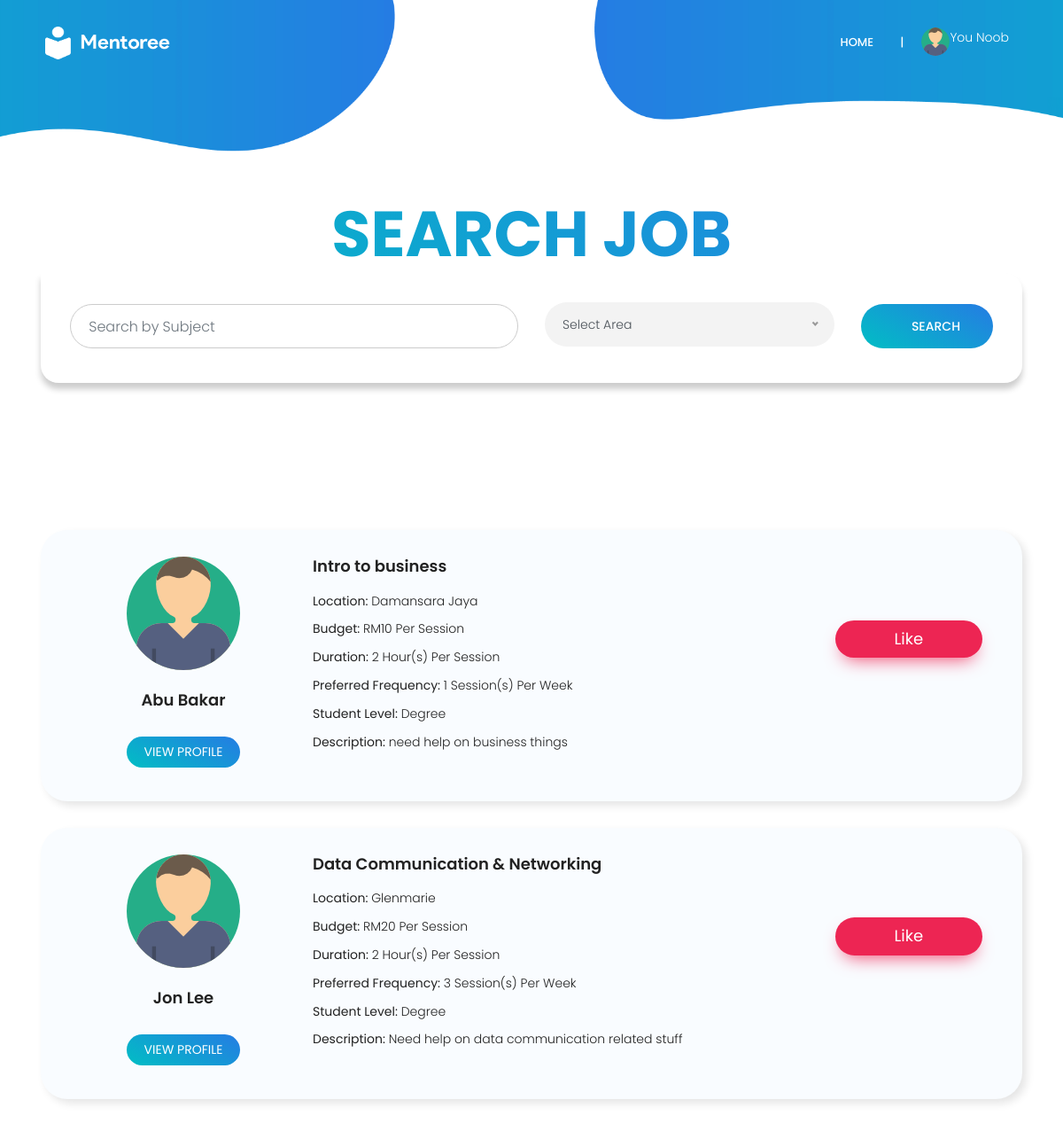
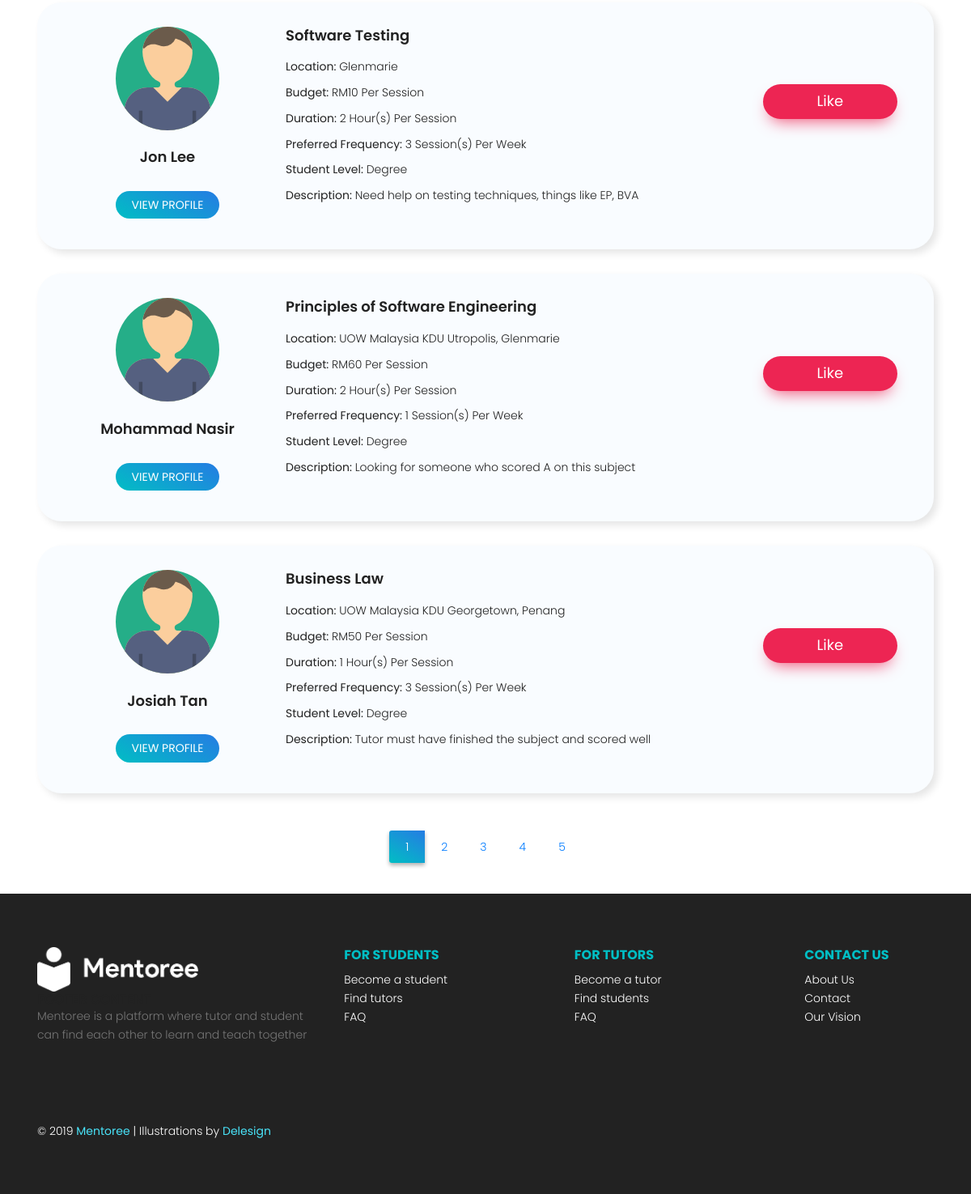
/search-student.php, run on the app's committed database (2 pictures, top to bottom).
### tables this page shows
CREATE TABLE IF NOT EXISTS `joblistings` (
  `jobID` int(11) NOT NULL AUTO_INCREMENT,
  `subject` varchar(250) NOT NULL,
  `level_of_teaching` varchar(100) NOT NULL,
  `budget` varchar(100) NOT NULL,
  `frequency` varchar(100) NOT NULL,
  `duration` varchar(100) NOT NULL,
  `job_description` varchar(250) NOT NULL,
  `studentID` int(11) NOT NULL,
  PRIMARY KEY (`jobID`),
  KEY `studentID` (`studentID`)
);

CREATE TABLE IF NOT EXISTS `users` (
  `id` int(11) NOT NULL AUTO_INCREMENT,
  `username` varchar(250) NOT NULL,
  `email` varchar(250) NOT NULL,
  `password` varchar(250) NOT NULL,
  `phone` varchar(250) NOT NULL,
  `description` varchar(250) DEFAULT NULL,
  `location` varchar(250) NOT NULL,
  `course` varchar(250) NOT NULL,
  `usertype` enum('Student','Tutor') NOT NULL,
  PRIMARY KEY (`id`),
  UNIQUE KEY `email` (`email`)
);

### php/student-listings.php (the view, shortened to what this page needs)
<?php
    $clearURL = parse_url(getenv("CLEARDB_DATABASE_URL"));
    $host = $clearURL["host"];
    $user = $clearURL["user"];
    $pass = $clearURL["pass"];
    $db = substr($clearURL["path"],1);
    $conn = mysqli_connect($host, $user, $pass, $db);
    $rows_per_page = 5;
    if(isset($_GET['page'])){
        $page = $_GET['page'];
        if($page == null || $page == "1"){
            $page1 = 0;
        }
        else {
            $page1 = ($page*5)-5;
        }
    }
    else {
        $page1 = 0;
    }
    $query = "SELECT * FROM joblistings,users WHERE joblistings.studentID = users.id";
    $query_row = "SELECT * FROM joblistings,users WHERE joblistings.studentID = users.id";
    $query .= " ORDER BY jobID DESC LIMIT ".$page1. ", " .$rows_per_page."";
    $row_num = mysqli_query($conn, $query_row);
    $count = mysqli_num_rows($row_num);
    $num_of_rows = ceil($count/5);
    $run  = mysqli_query($conn, $query);
    $count1 = mysqli_num_rows($run);
    if($count1 >= 1){
        while($rs = mysqli_fetch_array($run)) {
            ?>
            <div class="single-post d-flex flex-row justify-content-start align-items-start">
                <div class="details col-md-12">
                    <div class="row">
                    <div class="col-md-3 text-center">
                            <div class="thumb justify-content-between">
                                <img src="img/profile/user.png" alt="">
                                <br><br>
                                <h4 class="titles"><?php echo $rs['username'] ?></h4>
                            </div>
                            <br>
                            <button class="ticker-btn" style="width:auto" value="<?php echo $rs['username']?>" onclick="view_profile('<?php echo $rs['jobID']?>')">
                                View Profile
                            </button>
                        </div>
                        <div class="col-md-9">
                            <div class="title justify-content-between" style="cursor: pointer">
                                <div class="titles">
                                    <h4><?php echo $rs['subject']?></h4>
                                    <div class="row">
                                        <div class="col-md-9">
                                        <h6><strong>Location:             </strong><?php echo $rs['location'] ?></h6>
                                        <h6><strong>Budget:               </strong>RM<?php echo $rs['budget'] ?> Per Session</h6>
                                        <h6><strong>Duration:               </strong><?php echo $rs['duration'] ?> Hour(s) Per Session</h6>
                                        <h6><strong>Preferred Frequency:   </strong><?php echo $rs['frequency'] ?> Session(s) Per Week</h6>
                                        <h6><strong>Student Level:        </strong><?php echo $rs['level_of_teaching'] ?></h6>
                                        <h6><strong>Description:    </strong><?php echo $rs['job_description'] ?></h6>
                                        </div>
                                        <div class="col-md-3">
                                            <button class="btn-secondary like" name="like" id="like" onclick="like('<?php echo $rs['jobID'] ?>')">
                                                <i class="fa fa-heart" hidden aria-hidden="true"></i> Like
                                            </button>
                                        </div>
                                    </div>
                                </div>
                            </div>
                        </div>
                    </div>
                </div>
            </div>
            <?php
        }
    }
    else{
        ?>
        <div class="container">
            <h4 class="text-center">No Results</h4><br><br><br><br>
        </div>
        <?php
    }
        ?>
        <div class="container">
            <ul class="pagination justify-content-center" id="pagination">
                <?php
                    if($count1 < 5){
                        echo "<li ";
                        echo ' class="active"';
                        echo "><a>1</a></li>";
                    }
                    else{
                        for($i = 1; $i <= $num_of_rows; $i++){
                            echo "<li ";
                            if(isset($_GET['page'])){
                                $page = $_GET['page'];
                                if($page == $i){
                                    echo ' class="active"';
                                }
                            }
                            else{
                                $page = 1;
                                if($page == $i){
                                    echo ' class="active"';
                                }
                            }
                            echo "><a href='?page=$i'>$i</a></li>";
                        }
                    }
                ?>
            </ul>
        </div>

### search-student.php (shortened to what this page needs)
<!DOCTYPE html>
<html lang="zxx" class="no-js">
<head>
        <link rel="stylesheet" href="css/font-awesome.min.css">
        <link rel="stylesheet" href="css/bootstrap.css">
        <link rel="stylesheet" href="css/nice-select.css">
        <link rel="stylesheet" href="css/animate.min.css">
        <link rel="stylesheet" href="css/main.css">
    </head>
    <body>
        <?php include "php/nav-home.php"; ?>
        <div class="short-banner-area relative" id="post">
        <div class="container" style="margin-bottom:0; padding-bottom:0;">
            <div class="row d-flex align-items-center justify-content-center" style="padding-top:5%">
            <div class="about-content col-lg-12">
                <h1 class="title">
                Search Job
                </h1>
                <div class="col-md-12">
                <div class="tab-content py-3 px-3 px-sm-0" id="nav-tabContent">
                    <div class="tab-pane fade show active" id="nav-student" role="tabpanel" aria-labelledby="nav-home-tab">
                        <form class="serach-form-area" id="search-student" method="POST" onsubmit="return false">
                            <div class="row justify-content-center form-wrap">
                                <div class="col-lg-6 form-cols">
                                    <input type="text" class="form-control" name="search" id="search" placeholder="Search by Subject">
                                </div>
                                <div class="col-lg-4 form-cols">
                                    <div class="default-select" id="default-selects">
                                    </div>
                                </div>
                                <div class="col-lg-2 form-cols">
                                    <button type="submit" class="ticker-btn-search">
                                        <span class="lnr lnr-magnifier" id="mag" style="color:white"></span> Search
                                    </button>
                                </div>
                            </div>
                        </form>
                    </div>
                </div>
            </div>
            </div>
            </div>
        </div>
        </div>
        <section class="post-area">
            <div class="container">
                <div class="row justify-content-center d-flex">
                <div class="col-lg-12 post-list" id="student-list">
                    <?php include "php/student-listings.php" ?>
                </div>
                </div>
            </div>
        </section>
    </body>
</html>

### php/nav-home.php (shortened to what this page needs)
<header id="header" id="home">
    <div class="container">
        <div class="row align-items-center justify-content-between d-flex">
            <div id="logo">
                <a href="home.php?page=1"><img id="logo-img" src="img/web-logo-2.png" alt="" title="" /></a>
            </div>
            <nav id="nav-menu-container">
            <ul class="nav-menu" id="nav-home">
                <li class="menu-active"><a href="home.php?page=1" id="nav-home">Home</a></li>
                <?php
                    if(isset($_SESSION['usertype'])){
                        $userType = $_SESSION['usertype'];
                        if($userType == "Student"){
                            echo '<li><a href="new-post-student.php" id="nav-home">Post Listing</a></li>';
                        }
                        else{
                            echo '<li><a href="new-post-tutor.php" id="nav-home">Edit Listing</a></li>';
                        }
                    }
                    else {
                        echo "You Noob";
                    }
                ?>
                <li><a>|</a></li>
                <li class="menu-has-children">
                        <img src="img/profile/user.png" class="rounded-circle" style="width:32px;height:32px">
                </li>
            </ul>
            </nav>
        </div>
    </div>
    </header>

### data on the page
joblistings: studentID.username "Abu Bakar", subject "Intro to business", studentID.location "Damansara Jaya", budget "10", duration "2", frequency "1", level_of_teaching "Degree", job_description "need help on business things"
joblistings: studentID.username "Jon Lee", subject "Data Communication & Networking", studentID.location "Glenmarie", budget "20", duration "2", frequency "3", level_of_teaching "Degree", job_description "Need help on data communication related stuff"
joblistings: studentID.username "Jon Lee", subject "Software Testing", studentID.location "Glenmarie", budget "10", duration "2", frequency "3", level_of_teaching "Degree", job_description "Need help on testing techniques, things like EP, BVA"
joblistings: studentID.username "Mohammad Nasir", subject "Principles of Software Engineering", studentID.location "UOW Malaysia KDU Utropolis, Glenmarie", budget "60", duration "2", frequency "1", level_of_teaching "Degree", job_description "Looking for someone who scored A on this subject"
joblistings: studentID.username "Josiah Tan", subject "Business Law", studentID.location "UOW Malaysia KDU Georgetown, Penang", budget "50", duration "1", frequency "3", level_of_teaching "Degree", job_description "Tutor must have finished the subject and scored well"
